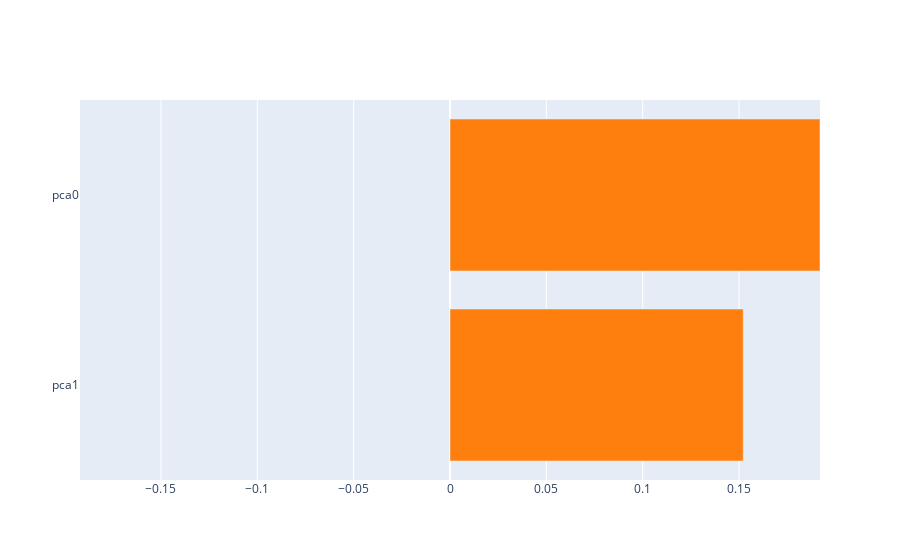

The code cell stored with this chart in its notebook:
### Code cell
interpret_model(cat_tune, plot = 'pfi')

### Figure 1 — Plotly figure (JSON) as saved in the notebook; plotly's stock layout.template omitted (floating-point values rounded to 4 significant figures)
{"data": [{"marker": {"color": ["#ff7f0e", "#ff7f0e"]}, "orientation": "h", "type": "bar", "x": [0.1522, 0.192], "y": ["pca1", "pca0"]}], "layout": {"title": {"text": ""}, "xaxis": {"range": [-0.192, 0.192], "title": {"text": ""}}, "yaxis": {"automargin": true, "dtick": 1, "title": {"text": ""}}}}
